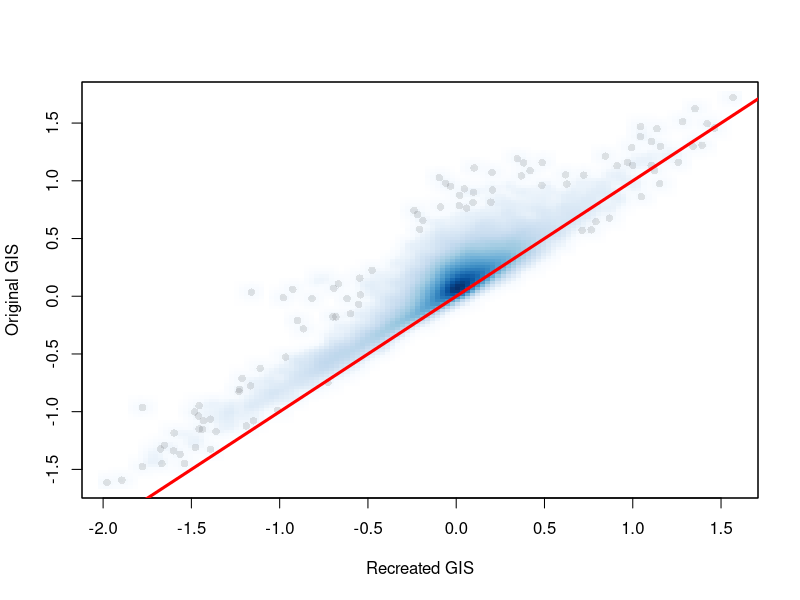
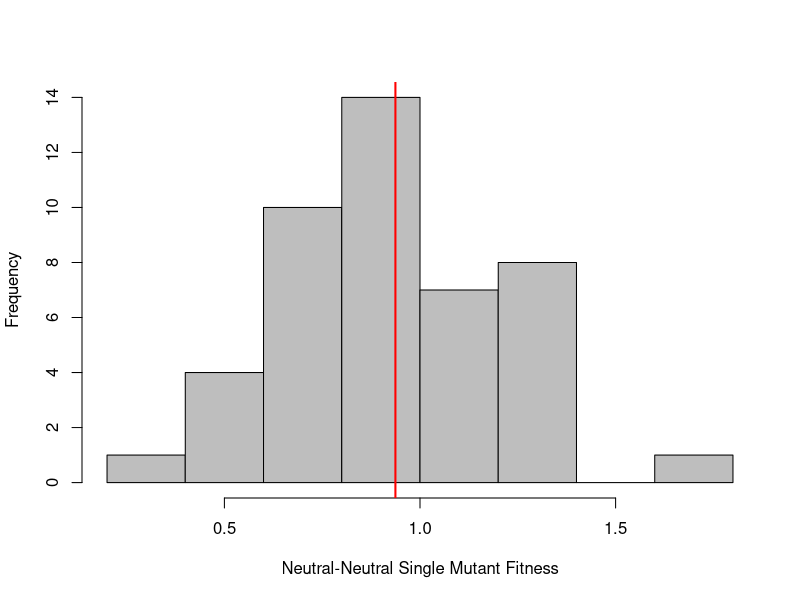
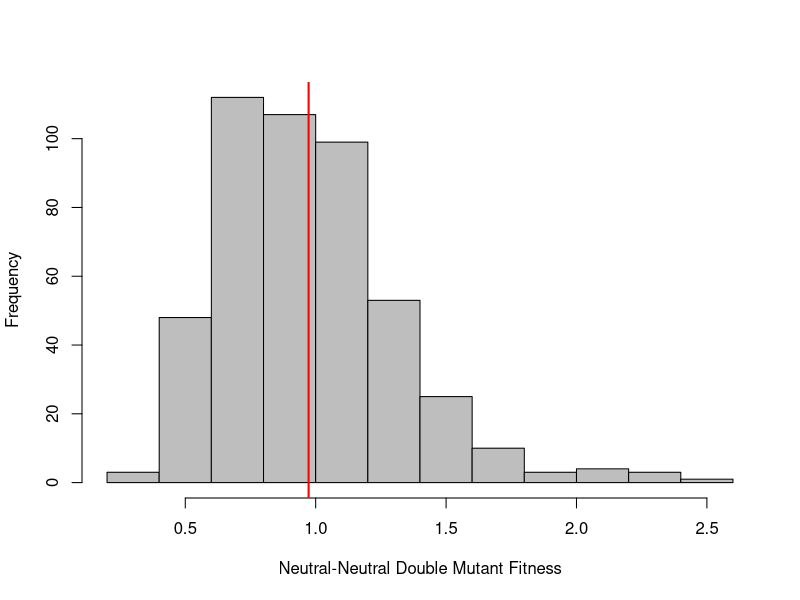

Source code (R) for these figures, in order:
this.dir <- dirname(parent.frame(2)$ofile)
setwd(this.dir)
setwd('../../data')

gi_data <- read.table('table_s1_old.tsv', head = T, stringsAsFactors = F)
#gi_data <-
#  dplyr::filter(gi_data, Remove_by_Chromosomal_distance_or_SameGene == 'no')

count_data <- gi_data[, grep('^C_', colnames(gi_data))]

condition_sums <- apply(count_data, 2, sum)



freq_data <- count_data / condition_sums

pseudo_counts <- 1 / condition_sums


genes <- unique(unlist(gi_data[, 1:2]))
neutral_genes <-
  unique(unlist(
    dplyr::filter(
      gi_data,
      Type_of_gene_i == 'Neutral' & Type_of_gene_j == 'Neutral' & Remove_by_Chromosomal_distance_or_SameGene == 'no'
    )[, 1:2]
  ))


marginal_counts_original <- sapply(genes, function(gene) {
  #WRONG WAY TO DO THIS UGH
  apply(freq_data[which(gi_data[, 1] == gene |
                          gi_data[, 2] == gene), ], 2, sum)
  
  query <- gi_data[,1] == gene & gi_data$Type_of_gene_j == "Neutral"
  query <- query | (gi_data[,2] == gene & gi_data$Type_of_gene_i == "Neutral")
  
  #apply(freq_data[which(gi_data[, 1] == gene |
  #                        gi_data[, 2] == gene), ], 2, sum)
  
  apply(freq_data[query, ], 2, sum)
  
})

marginal_counts <- t(marginal_counts_original + pseudo_counts)

relative_marginals <-
  marginal_counts / marginal_counts[, 'C_ij.HetDipl']

freq_data_dm <- t(t(freq_data) + pseudo_counts)
relative_dms <- freq_data_dm / freq_data_dm[, 'C_ij.HetDipl']


neutral_freq <- freq_data[gi_data$Type_of_gene_i == 'Neutral' & gi_data$Type_of_gene_j == 'Neutral',]
neutral_freq <- apply(neutral_freq,2,sum) + pseudo_counts
wt_norm <- neutral_freq/neutral_freq[1]


wt_normalized_relative_marginals <-
  t(apply(relative_marginals, 1, function(x) {
    x / wt_norm
  }))


wt_normalized_relative_dms <- t(apply(relative_dms, 1, function(x) {
  x / wt_norm
}))


#sm_wt <- mean(wt_normalized_relative_marginals[neutral_genes, 2:ncol(wt_normalized_relative_marginals)])

wt_normalized_relative_marginals <- wt_normalized_relative_marginals#/sm_wt
wt_normalized_relative_dms <- wt_normalized_relative_dms#/sm_wt
#wt_relative_marginals <-


#new_gis <- cxzc


#new_gis <- t(sapply(1:nrow(gi_data), function(i) {
#  log2(wt_normalized_relative_dms[i, ]/(wt_normalized_relative_marginals[gi_data[i, 1], ] *
#    wt_normalized_relative_marginals[gi_data[i, 2], ]))
#}))

new_gis <- t(sapply(1:nrow(gi_data), function(i) {
  wt_normalized_relative_dms[i, ] - (wt_normalized_relative_marginals[gi_data[i, 1], ] *
    wt_normalized_relative_marginals[gi_data[i, 2], ])
}))

g1 <- as.vector(new_gis[,2:ncol(new_gis)])
g2 <- as.vector(unlist(gi_data[,grep('^GI',colnames(gi_data))]))


smoothScatter(g1,g2,col=rgb(0,0,0,0.1),pch=16,xlab='Recreated GIS',ylab='Original GIS')
abline(c(0,1),col='red',lwd=3)


#hist(wt_normalized_relative_marginals[neutral_genes,2:ncol(wt_normalized_relative_marginals)])

#hist(wt_normalized_relative_marginals[neutral_genes,2:ncol(wt_normalized_relative_marginals)],xlab='Neutral-Neutral Single Mutant Fitness')

sm_wt <- wt_normalized_relative_marginals[neutral_genes, 2:ncol(wt_normalized_relative_marginals)][,'C_ij.MMS']
hist(
  sm_wt,
  xlab = 'Neutral-Neutral Single Mutant Fitness',
  main = '',
  col = 'grey'
)
abline(
  v = mean(sm_wt),
  col = 'red',
  lwd = 2
)

dm_wt <- wt_normalized_relative_dms[gi_data$Type_of_gene_i == 'Neutral' &
                                      gi_data$Type_of_gene_j == 'Neutral' & gi_data$Remove_by_Chromosomal_distance_or_SameGene == 'no', 2:ncol(wt_normalized_relative_dms)][,'C_ij.MMS']

hist(dm_wt,
     xlab = 'Neutral-Neutral Double Mutant Fitness',
     main = '',
     col='grey'
     )
abline(
  v = mean(dm_wt),
  col = 'red',
  lwd = 2
)

gi_data[,grep('^GI',colnames(gi_data))] <- new_gis[,2:ncol(new_gis)]
z_cols <- grep('Class',grep('^Z_GIS',colnames(gi_data),val=T),invert=T,val=T)
gi_data[,z_cols] <- apply(new_gis[,2:ncol(new_gis)],2,scale)

write.table(gi_data,quote=F,file='table_s1_new.tsv',sep='\t')

